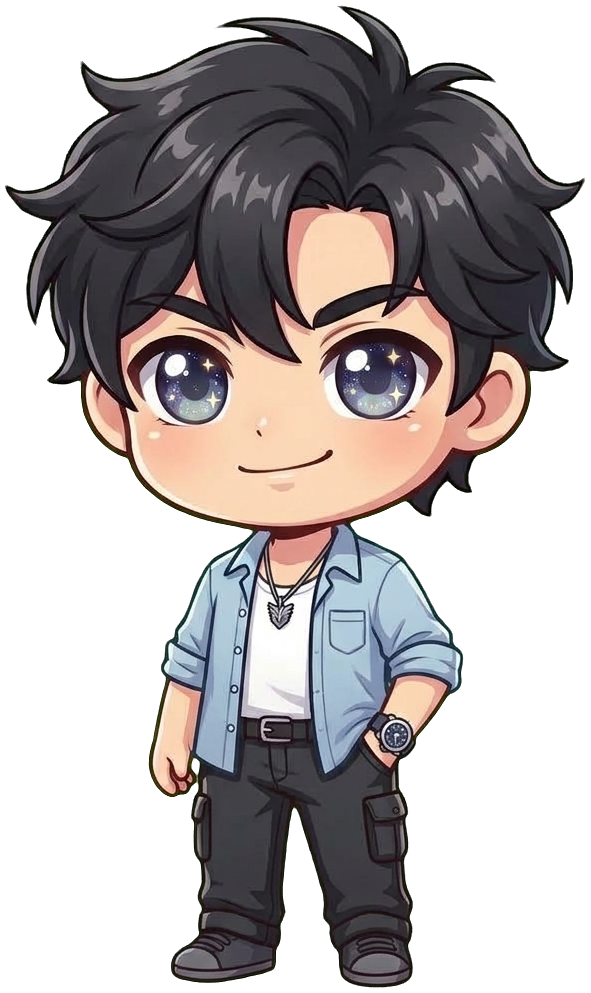
#> input picture companion/assets/yorky_waiting.png, 591 x 993 px
$ python -i process_assets.py   (imports and definitions only)
#> lines starting #> are read from the running program, lines starting #| are printed output that depends on the picture; after the words box and inside, x2 and y2 are one past the last pixel; in counts of white or black regions, pixels touching at a corner belong together
import os
import numpy as np
from PIL import Image

def remove_chroma_key(input_path, output_path):
    print(f"Processing {input_path} -> {output_path}...")
    img = Image.open(input_path).convert("RGBA")
    arr = np.array(img, dtype=np.float32)

    r = arr[:, :, 0]
    g = arr[:, :, 1]
    b = arr[:, :, 2]

    # Chroma key algorithm for bright green (#00FF00 or close)
    # Green screen detection: green channel significantly higher than red and blue
    green_diff = g - np.maximum(r, b)

    # Soft thresholding for smooth edges
    low_thresh = 25.0
    high_thresh = 55.0

    alpha = np.clip(1.0 - (green_diff - low_thresh) / (high_thresh - low_thresh), 0.0, 1.0) * 255.0

    # Spill suppression: remove green cast on edge pixels
    spill = np.clip((green_diff - 10.0) / 40.0, 0.0, 1.0)
    arr[:, :, 1] = np.where(green_diff > 10, np.maximum(r, b), g)
    arr[:, :, 3] = alpha

    # Also trim excess transparent borders
    result_img = Image.fromarray(arr.astype(np.uint8), mode="RGBA")

    # Crop to bounding box of non-transparent pixels
    bbox = result_img.getbbox()
    if bbox:
        # add 5px padding
        x1, y1, x2, y2 = bbox
        x1 = max(0, x1 - 5)
        y1 = max(0, y1 - 5)
        x2 = min(result_img.width, x2 + 5)
        y2 = min(result_img.height, y2 + 5)
        result_img = result_img.crop((x1, y1, x2, y2))

    result_img.save(output_path, "PNG")
    print(f"Saved {output_path} (size: {result_img.size})")

def remove_white_background(input_path, output_path):
#> called with input_path = 'assets/yorky_waiting.png', output_path = 'out.png'
    print(f"Processing white bg {input_path} -> {output_path}...")
    import scipy.ndimage as ndi
    im = Image.open(input_path).convert("RGBA")
#> im is the input picture: PIL image 591x993 RGBA; mean R, G, B, A 70.7, 68.6, 68.3, 135.2
    arr = np.array(im, dtype=np.uint8)
    white = (arr[:, :, 0] > 245) & (arr[:, :, 1] > 245) & (arr[:, :, 2] > 245)
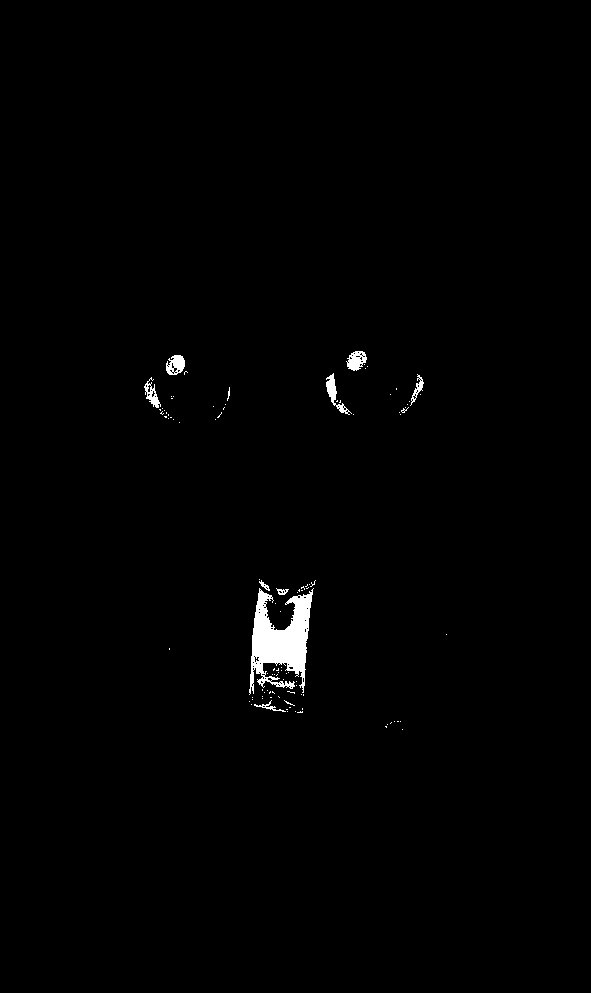
#> white: shape (993, 591) bool; 0.88% white; 102 white regions (92 under 20 px), largest, box (x1, y1, x2, y2) and area: (249, 588, 314, 695) 3592, (326, 373, 352, 415) 280, (346, 351, 367, 371) 266
    labeled, _ = ndi.label(white)
#> labeled: shape (993, 591) int32; 167 distinct labels, from 0 to 166
    b_labels = set(np.unique(labeled[0, :])) | set(np.unique(labeled[-1, :])) | set(np.unique(labeled[:, 0])) | set(np.unique(labeled[:, -1]))
#> b_labels = 1 item
    b_labels.discard(0)
    bg = np.isin(labeled, list(b_labels))
#> bg: shape (993, 591) bool; every value is 0
    arr[:, :, 3] = np.where(bg, 0, 255).astype(np.uint8)
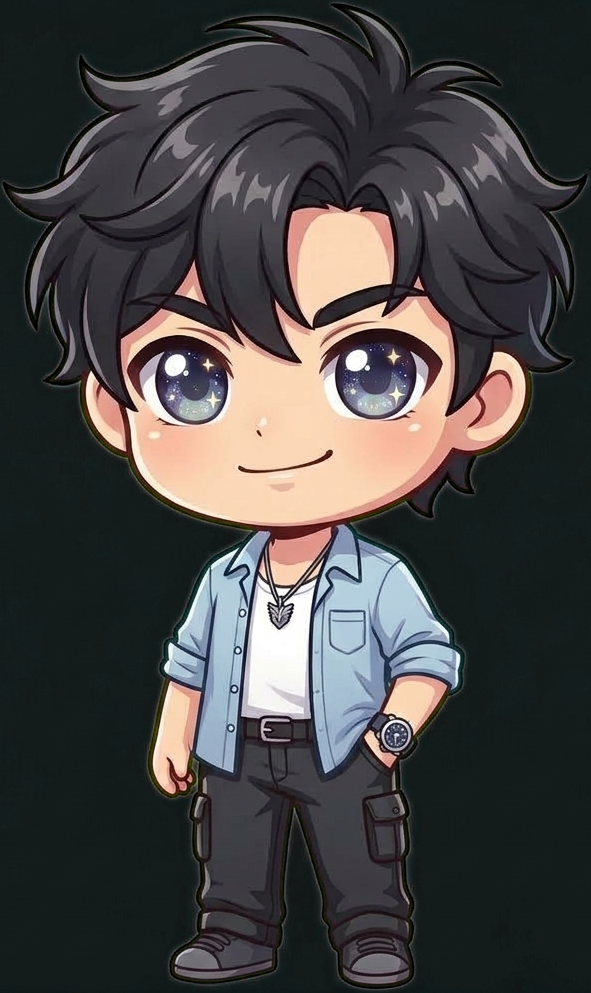
#> arr: shape (993, 591, 4); mean R, G, B, A 70.7, 68.6, 68.3, 255
    res = Image.fromarray(arr, mode="RGBA")
    bbox = res.getbbox()
#> bbox = (0, 0, 591, 993)
    if bbox:
        res = res.crop(bbox)
    res.save(output_path, "PNG")
    print(f"Saved {output_path} (size: {res.size})")
#| Saved out.png (size: (591, 993))

# [19 lines not run here, left out]

>>> result = remove_white_background('assets/yorky_waiting.png', 'out.png')
